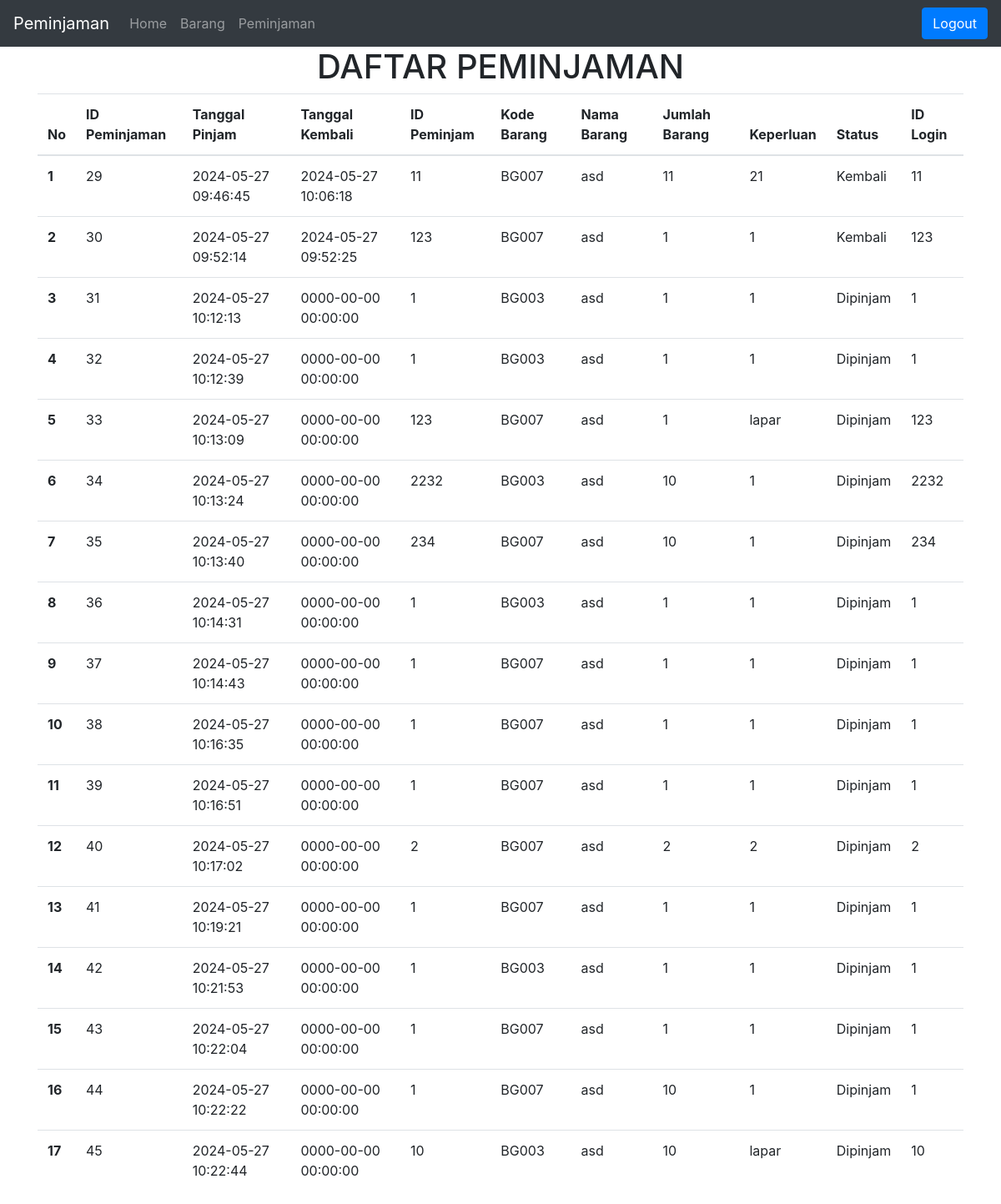
The page /peminjamanuser.php (signed in) on the database its author committed.
### tables this page shows
CREATE TABLE `peminjaman` (
  `id_peminjaman` int(11) NOT NULL,
  `id_peminjam` int(11) NOT NULL,
  `kode_brg` varchar(10) NOT NULL,
  `tgl_pinjam` datetime NOT NULL,
  `tgl_kembali` datetime NOT NULL,
  `jml_brg` int(11) NOT NULL,
  `keperluan` varchar(50) NOT NULL,
  `status` varchar(10) NOT NULL,
  `id_login` int(11) NOT NULL
);

CREATE TABLE `barang` (
  `id_barang` int(11) NOT NULL,
  `kode_barang` varchar(11) NOT NULL,
  `nama_barang` varchar(70) NOT NULL,
  `merk` varchar(25) NOT NULL,
  `jenis` varchar(25) NOT NULL,
  `jumlah` int(10) NOT NULL
);

### database.php (called while the page is built, shortened)
<?php
$host = "localhost";
$user = "root";
$pass = "";
$dbname = "sas";
$koneksi = mysqli_connect($host, $user, $pass, $dbname) or die("Gagal terhubung dengan database " . mysqli_error($koneksi));
function tampildata($tablename)
{
    global $koneksi;
    $hasil = mysqli_query($koneksi, "SELECT peminjaman.id_peminjaman, peminjaman.tgl_pinjam, peminjaman.tgl_kembali, peminjaman.id_peminjam, barang.kode_barang, barang.nama_barang, peminjaman.jml_brg, peminjaman.keperluan, peminjaman.status, peminjaman.id_login FROM peminjaman INNER JOIN barang on peminjaman.kode_brg = barang.kode_barang ORDER BY id_peminjaman ASC");
    $rows = [];
    while ($row = mysqli_fetch_assoc($hasil)) {
        $rows[] = $row;
    }
    return $rows;
}
?>

### peminjamanuser.php (the view, shortened to what this page needs)
<?php
require_once('database.php');
$data = tampildata('peminjaman');
$nomor = 0;
?>
<!doctype html>
<html lang="en">
<head>
  <link rel="stylesheet" href="https://cdn.jsdelivr.net/npm/bootstrap@4.6.2/dist/css/bootstrap.min.css"
>
</head>
<body>
  <?php
  if ($_SESSION['status'] <> "login") {
    header("location:login.php?msg=belum_login");
  } else {
    require('navbaruser.php');
  }
  ?>
  <div class="container">
    <center>
      <h1>DAFTAR PEMINJAMAN</h1>
    </center>
    <table class="table">
      <thead>
        <tr>
          <th scope="col">No</th>
          <th scope="col">ID Peminjaman</th>
          <th scope="col">Tanggal Pinjam</th>
          <th scope="col">Tanggal Kembali</th>
          <th scope="col">ID Peminjam</th>
          <th scope="col">Kode Barang</th>
          <th scope="col">Nama Barang</th>
          <th scope="col">Jumlah Barang</th>
          <th scope="col">Keperluan</th>
          <th scope="col">Status</th>
          <th scope="col">ID Login</th>
        </tr>
      </thead>
      <tbody>
        <?php foreach ($data as $item): ?>
          <?php $nomor++; ?>
          <tr>
            <th scope="row">
              <?php echo $nomor; ?>
            </th>
            <td>
              <?php echo $item['id_peminjaman']; ?>
            </td>
            <td>
              <?php echo $item['tgl_pinjam']; ?>
            </td>
            <td>
              <?php echo $item['tgl_kembali']; ?>
            </td>
            <td>
              <?php echo $item['id_peminjam']; ?>
            </td>
            <td>
              <?php echo $item['kode_barang']; ?>
            </td>
            <td>
              <?php echo $item['nama_barang']; ?>
            </td>
            <td>
              <?php echo $item['jml_brg']; ?>
            </td>
            <td>
              <?php echo $item['keperluan']; ?>
            </td>
            <td>
              <?php echo $item['status']; ?>
            </td>
            <td>
              <?php echo $item['id_login']; ?>
            </td>
          </tr>
        <?php endforeach ?>
      </tbody>
    </table>
  </div>
</body>
</html>

### rows shown on the page
peminjaman: id_peminjaman "29", tgl_pinjam "2024-05-27 09:46:45", tgl_kembali "2024-05-27 10:06:18", id_peminjam "11", barang.kode_barang "BG007", barang.nama_barang "asd", jml_brg "11", keperluan "21", status "Kembali", id_login "11"
peminjaman: id_peminjaman "30", tgl_pinjam "2024-05-27 09:52:14", tgl_kembali "2024-05-27 09:52:25", id_peminjam "123", barang.kode_barang "BG007", barang.nama_barang "asd", jml_brg "1", keperluan "1", status "Kembali", id_login "123"
peminjaman: id_peminjaman "31", tgl_pinjam "2024-05-27 10:12:13", tgl_kembali "0000-00-00 00:00:00", id_peminjam "1", barang.kode_barang "BG003", barang.nama_barang "asd", jml_brg "1", keperluan "1", status "Dipinjam", id_login "1"
peminjaman: id_peminjaman "32", tgl_pinjam "2024-05-27 10:12:39", tgl_kembali "0000-00-00 00:00:00", id_peminjam "1", barang.kode_barang "BG003", barang.nama_barang "asd", jml_brg "1", keperluan "1", status "Dipinjam", id_login "1"
peminjaman: id_peminjaman "33", tgl_pinjam "2024-05-27 10:13:09", tgl_kembali "0000-00-00 00:00:00", id_peminjam "123", barang.kode_barang "BG007", barang.nama_barang "asd", jml_brg "1", keperluan "lapar", status "Dipinjam", id_login "123"
peminjaman: id_peminjaman "34", tgl_pinjam "2024-05-27 10:13:24", tgl_kembali "0000-00-00 00:00:00", id_peminjam "2232", barang.kode_barang "BG003", barang.nama_barang "asd", jml_brg "10", keperluan "1", status "Dipinjam", id_login "2232"
peminjaman: id_peminjaman "35", tgl_pinjam "2024-05-27 10:13:40", tgl_kembali "0000-00-00 00:00:00", id_peminjam "234", barang.kode_barang "BG007", barang.nama_barang "asd", jml_brg "10", keperluan "1", status "Dipinjam", id_login "234"
peminjaman: id_peminjaman "36", tgl_pinjam "2024-05-27 10:14:31", tgl_kembali "0000-00-00 00:00:00", id_peminjam "1", barang.kode_barang "BG003", barang.nama_barang "asd", jml_brg "1", keperluan "1", status "Dipinjam", id_login "1"
peminjaman: id_peminjaman "37", tgl_pinjam "2024-05-27 10:14:43", tgl_kembali "0000-00-00 00:00:00", id_peminjam "1", barang.kode_barang "BG007", barang.nama_barang "asd", jml_brg "1", keperluan "1", status "Dipinjam", id_login "1"
peminjaman: id_peminjaman "38", tgl_pinjam "2024-05-27 10:16:35", tgl_kembali "0000-00-00 00:00:00", id_peminjam "1", barang.kode_barang "BG007", barang.nama_barang "asd", jml_brg "1", keperluan "1", status "Dipinjam", id_login "1"
peminjaman: id_peminjaman "39", tgl_pinjam "2024-05-27 10:16:51", tgl_kembali "0000-00-00 00:00:00", id_peminjam "1", barang.kode_barang "BG007", barang.nama_barang "asd", jml_brg "1", keperluan "1", status "Dipinjam", id_login "1"
peminjaman: id_peminjaman "40", tgl_pinjam "2024-05-27 10:17:02", tgl_kembali "0000-00-00 00:00:00", id_peminjam "2", barang.kode_barang "BG007", barang.nama_barang "asd", jml_brg "2", keperluan "2", status "Dipinjam", id_login "2"
peminjaman: id_peminjaman "41", tgl_pinjam "2024-05-27 10:19:21", tgl_kembali "0000-00-00 00:00:00", id_peminjam "1", barang.kode_barang "BG007", barang.nama_barang "asd", jml_brg "1", keperluan "1", status "Dipinjam", id_login "1"
peminjaman: id_peminjaman "42", tgl_pinjam "2024-05-27 10:21:53", tgl_kembali "0000-00-00 00:00:00", id_peminjam "1", barang.kode_barang "BG003", barang.nama_barang "asd", jml_brg "1", keperluan "1", status "Dipinjam", id_login "1"
peminjaman: id_peminjaman "43", tgl_pinjam "2024-05-27 10:22:04", tgl_kembali "0000-00-00 00:00:00", id_peminjam "1", barang.kode_barang "BG007", barang.nama_barang "asd", jml_brg "1", keperluan "1", status "Dipinjam", id_login "1"
peminjaman: id_peminjaman "44", tgl_pinjam "2024-05-27 10:22:22", tgl_kembali "0000-00-00 00:00:00", id_peminjam "1", barang.kode_barang "BG007", barang.nama_barang "asd", jml_brg "10", keperluan "1", status "Dipinjam", id_login "1"
peminjaman: id_peminjaman "45", tgl_pinjam "2024-05-27 10:22:44", tgl_kembali "0000-00-00 00:00:00", id_peminjam "10", barang.kode_barang "BG003", barang.nama_barang "asd", jml_brg "10", keperluan "lapar", status "Dipinjam", id_login "10"
